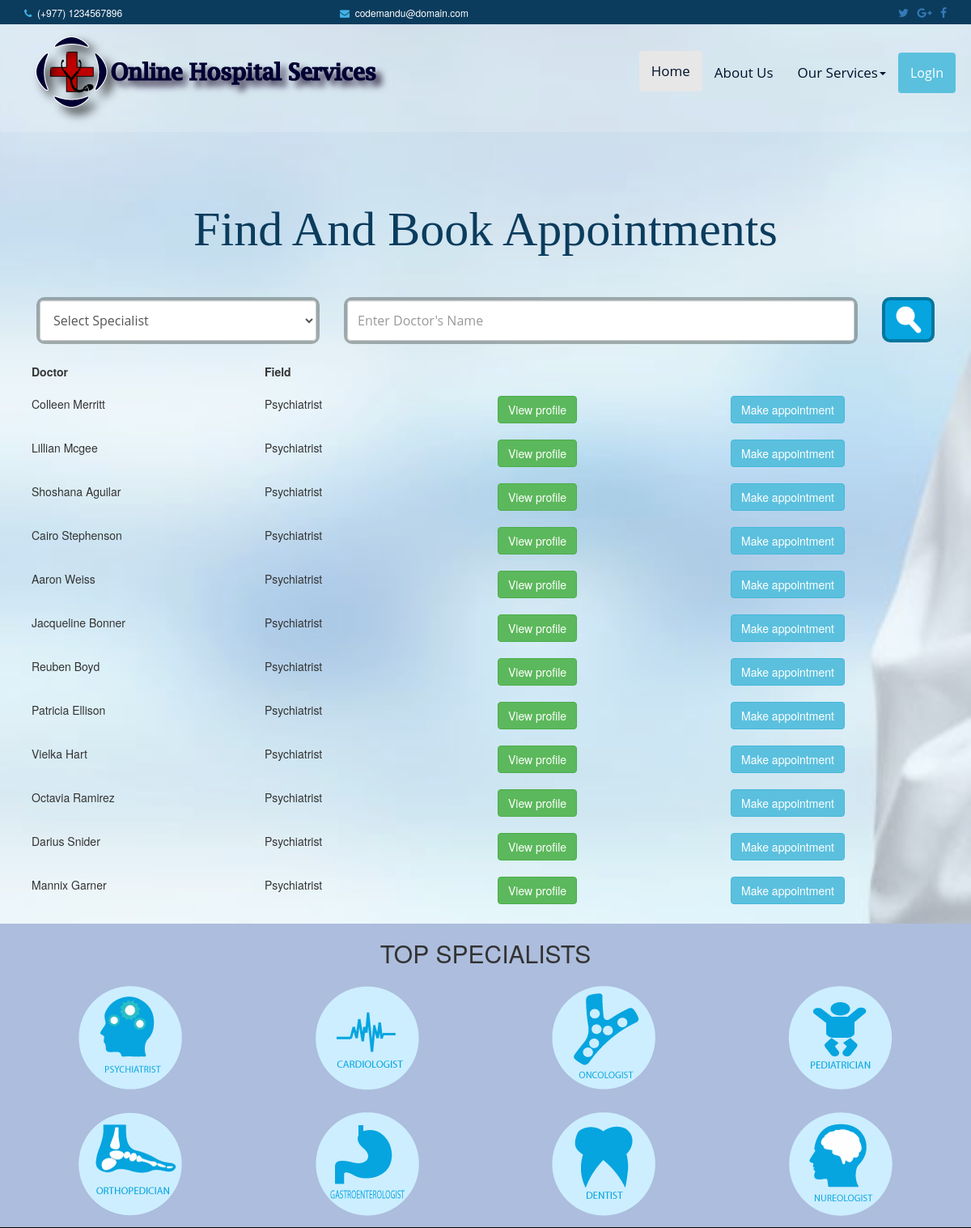
Page /booking.php?spec=psychiatrist on the earlier database version.
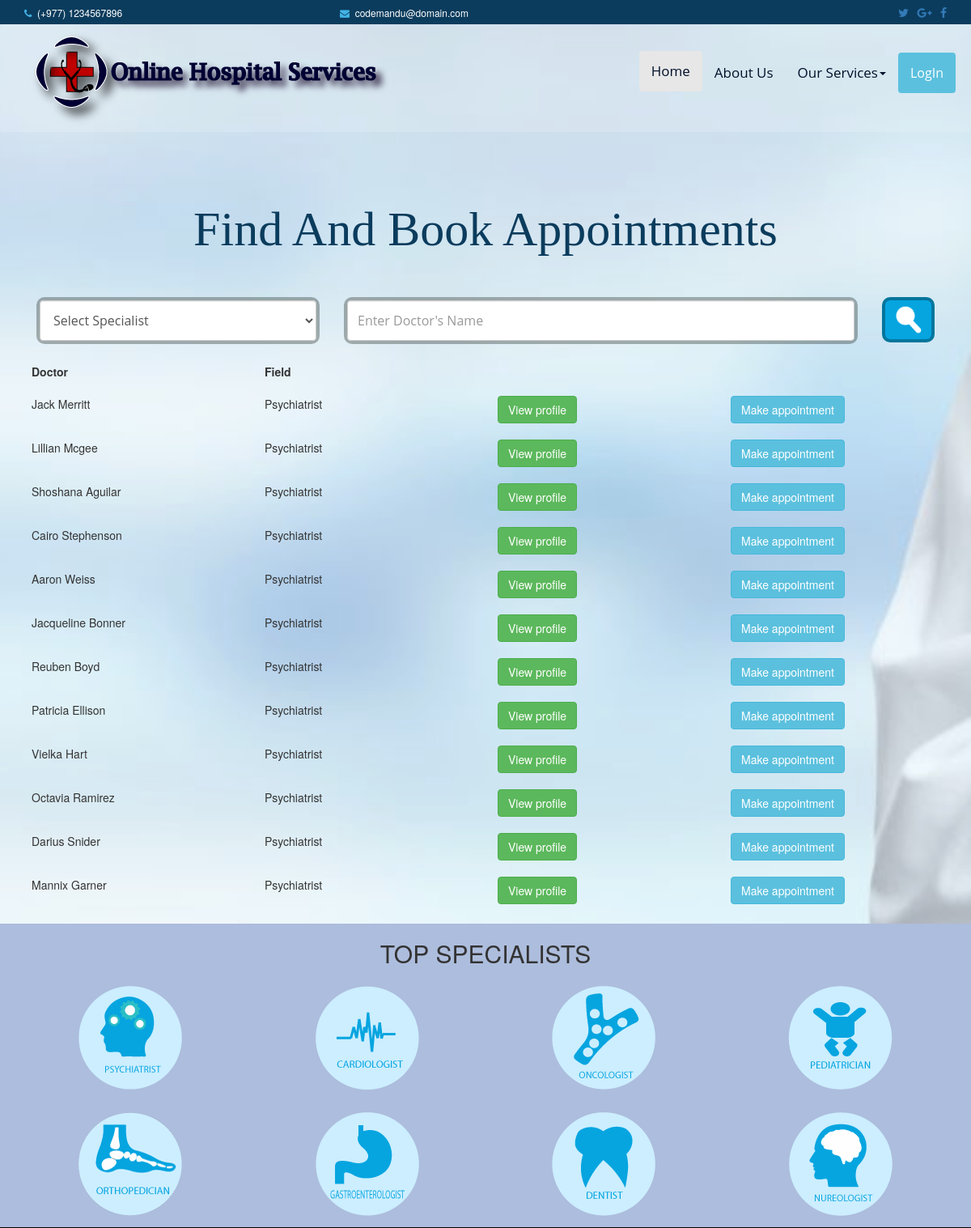
Same page on the later database version.
### tables this page shows
CREATE TABLE IF NOT EXISTS `employee_detail` (
  `emp_id` mediumint(8) unsigned NOT NULL AUTO_INCREMENT,
  `name` varchar(40) DEFAULT NULL,
  `dob` date DEFAULT NULL,
  `address` varchar(50) DEFAULT NULL,
  `email` varchar(40) DEFAULT NULL,
  `phone` bigint(20) DEFAULT NULL,
  `field` varchar(32) DEFAULT NULL,
  `history` varchar(32) DEFAULT NULL,
  `sex` varchar(1) NOT NULL,
  `images` varchar(32) DEFAULT NULL,
  PRIMARY KEY (`emp_id`)
);

### doctorlist.php (the view, shortened to what this page needs)
<div class="container" style="padding: 2%; ">
  <div class="row">
  <div class="col-md-3 col-sm-3 col-xs-3 "><b>Doctor</b></div>
  <div class="col-md-3 col-sm-3 col-xs-3 "><b>Field</b></div>
  </div>
	<?php  while($row=mysqli_fetch_assoc($query_run)){?>
	<div class="row">
	<div class="col-md-3 col-sm-2 col-xs-2 text-capitalize"><?php echo $row['name']; ?></div>
	<div class="col-md-3 col-sm-2 col-xs-2 text-capitalize"><?php echo $row['field']; ?></div>
	<div class="col-md-3 col-sm-4 col-xs-4 "><a href="docprofile.php?id=<?php echo $row['emp_id']?>" class="btn btn-success">View profile</a></div>
	<div class="col-md-3 col-sm-4 col-xs-4 "><a href="appointment.php?doc_id=<?php echo $row['emp_id']?>" class="btn btn-info">Make appointment</a></div>
	</div>
<?php
}?>

### booking.php (shortened to what this page needs)
<?php
include("include/dbconnection.php");
?>
<!DOCTYPE html>
<html>
<head>
  <?php
   include("include/head.php");
   ?>
</head>
<body>
 <?php include('include/header.php'); ?>
<div class="container-fluid mybanner">
<div class="bg-color">
  <?php include('include/navig.php');?>
 <div class="container banner-content " >
	 <h1 id="welcome-text"><center style="margin-top:100px; margin-bottom:25px;">Find And Book Appointments</center></h1> </br>
		<form action="" method="GET" role="form">
			<div class="col-sm-4 ">
				<div class="select">
					<select name="field" id="input" class="form-control specialist " required="required" title="specialist is required" >
						<option value="">Select Specialist</option>
					</select>
				</div>
		    </div>
			<div class="col-sm-7">
				<div class="select">
				   <input type="text" name="key" id="input" class="form-control  specialist " placeholder="Enter Doctor's Name">
				</div>
			</div>
			<div class="col-sm-1">
				<button type="submit" class="select btn-block" name="submit" style=" background-color: #06a5e0;"><img src="images/search-icon.png" width="46px" height="46px" /></button>
			</div>
		</form>
		</div>
		<?php
	     if(isset($_GET['spec'])){
				$spec=mysqli_real_escape_string($connect,$_GET['spec']);
				$query="SELECT * FROM employee_detail WHERE field LIKE '$spec' LIMIT 25";
				$query_run=mysqli_query($connect,$query);
				if(mysqli_num_rows($query_run)==NULL){
					echo'<h4 style="margin-left:4%">No result found</h4>';
				}
				else{
					include("doctorlist.php");
	         	}
	     }
	    ?>
</div>
</div>
<?php  include("top_specialist.php"); ?>
</body>
</html>

### include/head.php (shortened to what this page needs)
<link rel="stylesheet" type="text/css" href="bootstrap/css/bootstrap.min.css">
<link rel="stylesheet" type="text/css" href="css/main.css">
<link rel="stylesheet"  href="css/font-awesome/css/font-awesome.min.css">
<link rel="stylesheet"  href="bootstrap/css/datepicker.css">
<link href="css/animate.css" rel="stylesheet" />

### include/header.php
<header class="main-header">
 <div class="header-top">
 <div class="container-fluid">
          <div class="col-sm-4 col-xs-4" id="top-lefts">
            	<a href="#"><i class="fa fa-phone" aria-hidden="true" style="color:#42b3e5;"></i>&nbsp; (+977) 1234567896</a>
          </div>
          <div class="col-sm-4 col-xs-4" id="top-lefts">
                <a href="#"><i class="fa fa-envelope" aria-hidden="true" style="color:#42b3e5;"></i>&nbsp; codemandu@domain.com</a>
          </div>
          <div class="col-sm-4 col-xs-4 pull-right" id="top-right">
            			      <a href="www.facebook.com"><span class="fa fa-facebook"></span></a>
                        <a href="www.gmail.com"><span class="fa fa-google-plus">&nbsp; &nbsp;</span></a>
                        <a href="www.twitter.com"><span class="fa fa-twitter">&nbsp; &nbsp;</span></a>
                       </div>
 </div>
 </div>
</header>

### include/navig.php (shortened to what this page needs)
<div class="navigbars" id="navigbars">
<nav class="navbar navbar-default  main-nav" role="navigation" >
            <div class="container-fluid">
                <div class="navbar-header navbar-left" >
             <a class="navbar-brand"><a href="index.php" style="text-decoration:none;" ><span class="brand-text"></span><img src="images/logo.png" class="img-responsive pull-left logoimg"  id="logo" alt="logo"/></a>
             </a>
                </div>
                <div class="collapse navbar-collapse " id="bs-example-navbar-collapse-1" >
                    <ul class="nav navbar-nav navbar-right navi nav-pills nav-stacked">
                        <li class="active"><a href="index.php" style="color:#00102a;">Home<span class="sr-only">(current)</span></a></li>
                        <li><a href="#"  style="color:#00102a;">About Us</a></li>
                        <li class="dropdown">
                            <a href="#" class="dropdown-toggle" data-toggle="dropdown" role="button" aria-expanded="false"  style="color:#00102a;">Our Services<span class="caret"></span></a>
                        </li>
                         <?php
                         if(isset($_SESSION['id'])){
                         echo'<li><a href="logout.php" class="btn-danger" style="color:#fff; font-size:16lopx;">LogOut
                         </a></li>';}
                         else{
                            echo'<li><a href="logreg.php" class="btn-info" style="color:#fff;font-size:16px;">LogIn
                         </a></li>';
                         }
                         ?>
                    </ul>
                </div>
            </div>
</nav>
</div>

### top_specialist.php
<div class="container-fluid top-specialists">
<div class="container">
<h2 class="text-center">TOP SPECIALISTS</h2>
<div class="row">
<div class="col-xs-6 col-md-3 col-la-3">
<a href="booking.php?spec=psychiatrist"><img src="images/PSY.png" class="img-responsive spec-icons" alt="psychiatrist">
</a>
</div>
<div class="col-xs-6 col-md-3 col-la-3">
<a href="booking.php?spec=cardiologist"><img src="images/cardio.png" class="img-responsive spec-icons" alt="cardiologist"></a>
</div>
<div class="col-xs-6 col-md-3 col-la-3">
<a href="booking.php?spec=oncologist"><img src="images/ONCO.png" class="img-responsive spec-icons" alt="oncologist"></a>
</div>
<div class="col-xs-6 col-md-3 col-la-3">
<a href="booking.php?spec=pediatrician"><img src="images/PED.png" class="img-responsive spec-icons" alt="pediatrician"></a>
</div>
</div>
<div class="row">
<div class="col-xs-6 col-md-3 col-la-3">
<a href="booking.php?spec=orthologist"><img src="images/ORTHO.png" class="img-responsive spec-icons" alt="orthologist"></a>
</div>
<div class="col-xs-6 col-md-3 col-la-3">
<a href="booking.php?spec=gasterology"><img src="images/gas.png" class="img-responsive spec-icons" alt="gasterology"></a>
</div>
<div class="col-xs-6 col-md-3 col-la-3">
<a href="booking.php?spec=dentist"><img src="images/DENTIST.png" class="img-responsive spec-icons" alt="dentist"></a>
</div>
<div class="col-xs-6 col-md-3 col-la-3">
<a href="booking.php?spec=Neurologist"><img src="images/neurology.png" class="img-responsive spec-icons" alt="neurologist"></a>
</div>
</div>
</div>
</div>

### css/main.css (style rules this page uses)
a { text-decoration: none; }
div { display: block; }
.header-top { background-color: #0b3c5d; }
#top-lefts { margin:5px 0px 5px 0px; }
#top-lefts>a { color:#fff; text-decoration: none; font-size: 12px; }
#top-right a { text-decoration: none; float: right; margin:5px 0px 5px 0px; }
.navigbars { height:120px; }
.main-nav { border:none; font-size: 17px; font-family: 'Open Sans', sans-serif; margin-bottom: 0px; padding: 4px; background-color: rgba(250 ,250, 255, 0.2); }
.navi { margin-top:29px; }
.mybanner { background: url("../images/banne.jpg") no-repeat fixed 0 0/cover; padding:0; background-position: center; background-position-x: 48%; background-position-y: 40%; }
.bg-color { background-color: RGBA(109 ,189, 214, 0.1); min-height: 650px; }
.banner-content >h1 { color: #0b3c5d; font-weight:500; font-size: 60px; font-family: "Times New Roman", Times, serif; position: center; }
.select { border: 4px solid rgba(00, 10, 00, 0.3); border-radius: 10px; margin-top: 6px; }
.specialist { font-size: 16px; font-family: 'Open Sans', sans-serif; height: 50px; }
.top-specialists { background-color:#adbddd; border-bottom: solid 1px #000000; }
.spec-icons { margin: 14px auto 14px auto; }

Differences in the rows shown:
changed employee_detail: name "Colleen Merritt" → "Jack Merritt"
